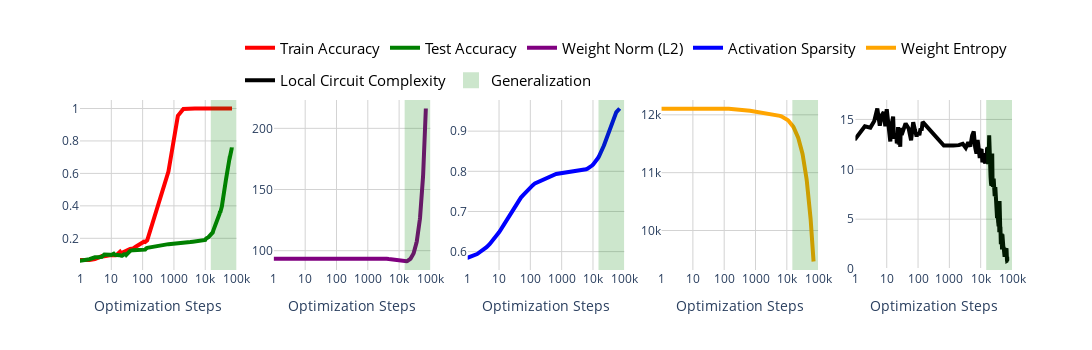

The cell this chart's notebook holds for it:
### Code cell
for i in range(config['optimization_steps']):
    if save_models and steps in saving_steps:
        torch.save(model.state_dict(), checkpoints_path + f"mnist_model_{steps}.pt")
    if (steps < 30) or (steps < 150 and steps % 10 == 0) or steps % config['log_freq'] == 0:
        log = logger(log, steps, model, train_x, train_y, test_x, test_y, config)
        clear_output(wait=True)
        dynamic_plot_v2(config, log).show()
        log['classwise_accuracies'].append(classwise_accuracy(model, train_x, train_y))

    optimizer.zero_grad()
    logits = model(train_x)
    loss = config['loss_function']()(logits, one_hots[train_y])
    norm = sum([torch.sum(torch.pow(model.layers[i].weight, 2)) for i in [0, 2, 4]])
    coeff = 0.00000000018
    # coeff = 0
    loss -= coeff * norm
    loss.backward()
    optimizer.step()
    steps += 1

### Figure 1 — Plotly figure (JSON) as saved in the notebook; plotly's stock layout.template omitted (floating-point values rounded to 4 significant figures; data arrays with more than 128 entries replaced by an {"elided": "..."} marker saying what was removed)
{"data": [{"line": {"color": "red", "smoothing": 0.8, "width": 4}, "mode": "lines", "name": "Train Accuracy", "opacity": 1, "type": "scatter", "x": {"elided": "149 int values"}, "xaxis": "x", "y": {"elided": "149 float values"}, "yaxis": "y"}, {"line": {"color": "green", "smoothing": 0.8, "width": 4}, "mode": "lines", "name": "Test Accuracy", "opacity": 1, "type": "scatter", "x": {"elided": "149 int values"}, "xaxis": "x", "y": {"elided": "149 float values"}, "yaxis": "y"}, {"line": {"color": "purple", "smoothing": 0.8, "width": 4}, "mode": "lines", "name": "Weight Norm (L2)", "opacity": 1, "type": "scatter", "x": {"elided": "149 int values"}, "xaxis": "x2", "y": {"elided": "149 float values"}, "yaxis": "y2"}, {"line": {"color": "blue", "smoothing": 0.8, "width": 4}, "mode": "lines", "name": "Activation Sparsity", "opacity": 1, "type": "scatter", "x": {"elided": "149 int values"}, "xaxis": "x3", "y": {"elided": "149 float values"}, "yaxis": "y3"}, {"line": {"color": "orange", "smoothing": 0.8, "width": 4}, "mode": "lines", "name": "Weight Entropy", "opacity": 1, "type": "scatter", "x": {"elided": "149 int values"}, "xaxis": "x4", "y": {"elided": "149 float values"}, "yaxis": "y4"}, {"line": {"color": "black", "smoothing": 0.8, "width": 4}, "mode": "lines", "name": "Local Circuit Complexity", "opacity": 1, "type": "scatter", "x": {"elided": "149 int values"}, "xaxis": "x5", "y": {"elided": "149 float values"}, "yaxis": "y5"}, {"legendgroup": "Generalization", "marker": {"color": "green", "opacity": 0.2, "size": 20, "symbol": "square"}, "mode": "markers", "name": "Generalization", "showlegend": true, "type": "scatter", "x": [null], "y": [null]}], "layout": {"autosize": false, "height": 350, "legend": {"font": {"color": "black", "size": 15}, "orientation": "h", "title": {"font": {"color": "blue", "size": 20}}, "x": 1, "xanchor": "right", "y": 1.02, "yanchor": "bottom"}, "plot_bgcolor": "rgba(255, 255, 255, 1)", "shapes": [{"fillcolor": "green", "line": {"width": 0}, "opacity": 0.2, "type": "rect", "x0": 15000, "x1": 100000, "xref": "x", "y0": 0, "y1": 1, "yref": "y domain"}, {"fillcolor": "green", "line": {"width": 0}, "opacity": 0.2, "type": "rect", "x0": 15000, "x1": 100000, "xref": "x2", "y0": 0, "y1": 1, "yref": "y2 domain"}, {"fillcolor": "green", "line": {"width": 0}, "opacity": 0.2, "type": "rect", "x0": 15000, "x1": 100000, "xref": "x3", "y0": 0, "y1": 1, "yref": "y3 domain"}, {"fillcolor": "green", "line": {"width": 0}, "opacity": 0.2, "type": "rect", "x0": 15000, "x1": 100000, "xref": "x4", "y0": 0, "y1": 1, "yref": "y4 domain"}, {"fillcolor": "green", "line": {"width": 0}, "opacity": 0.2, "type": "rect", "x0": 15000, "x1": 100000, "xref": "x5", "y0": 0, "y1": 1, "yref": "y5 domain"}], "width": 1250, "xaxis": {"anchor": "y", "domain": [0, 0.168], "gridcolor": "LightGray", "gridwidth": 1, "showgrid": true, "title": {"text": "Optimization Steps"}, "type": "log"}, "xaxis2": {"anchor": "y2", "domain": [0.208, 0.376], "gridcolor": "LightGray", "gridwidth": 1, "showgrid": true, "title": {"text": "Optimization Steps"}, "type": "log"}, "xaxis3": {"anchor": "y3", "domain": [0.416, 0.584], "gridcolor": "LightGray", "gridwidth": 1, "showgrid": true, "title": {"text": "Optimization Steps"}, "type": "log"}, "xaxis4": {"anchor": "y4", "domain": [0.624, 0.792], "gridcolor": "LightGray", "gridwidth": 1, "showgrid": true, "title": {"text": "Optimization Steps"}, "type": "log"}, "xaxis5": {"anchor": "y5", "domain": [0.832, 1], "gridcolor": "LightGray", "gridwidth": 1, "showgrid": true, "title": {"text": "Optimization Steps"}, "type": "log"}, "yaxis": {"anchor": "x", "domain": [0, 1], "gridcolor": "LightGray", "gridwidth": 1, "showgrid": true}, "yaxis2": {"anchor": "x2", "domain": [0, 1], "gridcolor": "LightGray", "gridwidth": 1, "showgrid": true}, "yaxis3": {"anchor": "x3", "domain": [0, 1], "gridcolor": "LightGray", "gridwidth": 1, "showgrid": true}, "yaxis4": {"anchor": "x4", "domain": [0, 1], "gridcolor": "LightGray", "gridwidth": 1, "showgrid": true}, "yaxis5": {"anchor": "x5", "domain": [0, 1], "gridcolor": "LightGray", "gridwidth": 1, "showgrid": true}}}
